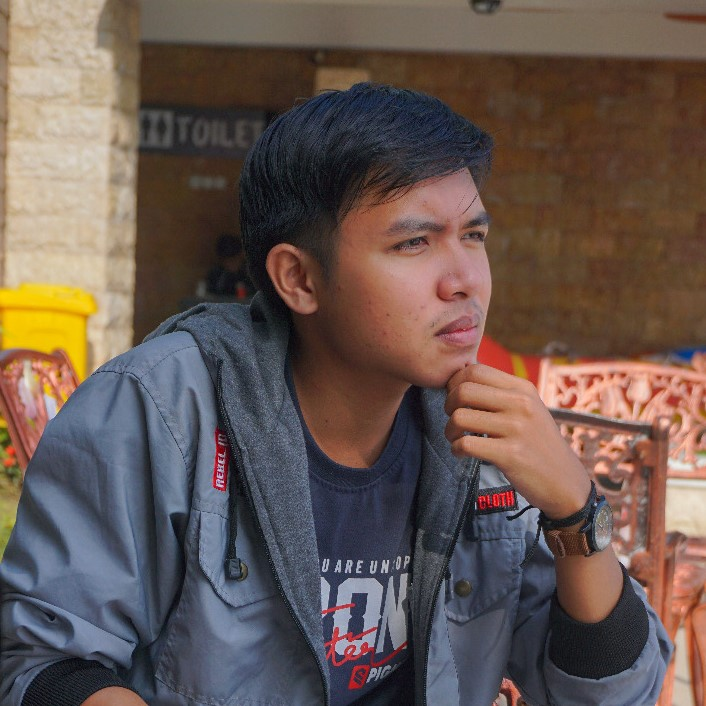
#> input picture data_testing/img.jpeg, 706 x 706 px, given in place of the camera
$ python main.py
#> lines starting #> are read from the running program, lines starting #| are printed output that depends on the picture; after the words box and inside, x2 and y2 are one past the last pixel; in counts of white or black regions, pixels touching at a corner belong together
import cv2
import winsound
#from controller.controller import *

face_cascade = cv2.CascadeClassifier('data\\xml\\cascade_face.xml')
mouth_cascade = cv2.CascadeClassifier('data\\xml\\haarcascade_mcs_mouth.xml')

count = 0

# Cahaya
threshold = 80

# Pesan teks
font = cv2.FONT_HERSHEY_DUPLEX #memanggil font opencv
org = (30, 30)
warna_font_pakai_masker = (255, 255, 255)
warna_font_tidak_pakai_masker = (0, 0, 255)
ketebalan = 2
ukuran_font = 1
weared_mask = "Terimakasih Sudah Memakai Masker"
not_weared_mask = "Tolong Kenakan Masker Anda"
title = "Pendeteksi Masker"

# mengambil video menggunakan webcam
capture =   cv2.VideoCapture(0)

while True:
    # mengatur frame
    ret, img = capture.read()#membaca gambar yang diperoleh dari video
#> img is the input picture: shape (706, 706, 3); mean B, G, R 81.1, 87.5, 103.6
    """
    - ret adalah variabel boolean yang kembali benar jika frame tersedia.
    - img adalah vektor array gambar yang diambil berdasarkan img default
        per detik yang didefinisikan secara eksplisit atau implisit
    """

    img = cv2.flip(img,1)
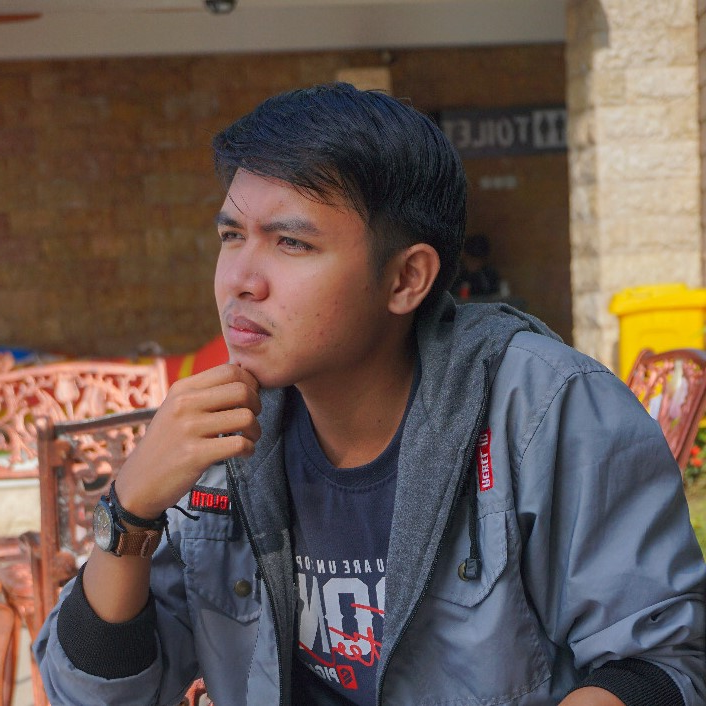
#> img: shape (706, 706, 3); mean B, G, R 81.1, 87.5, 103.6
    # array; 0 berarti membalik-balik sumbu x dan
    # nilai positif (misalnya, 1) berarti membalik-balik sumbu y.
    # Nilai negatif (misalnya, -1) berarti membalik-balik kedua sumbu.

    # konversi gambar
    gray = cv2.cvtColor(img, cv2.COLOR_BGR2GRAY)
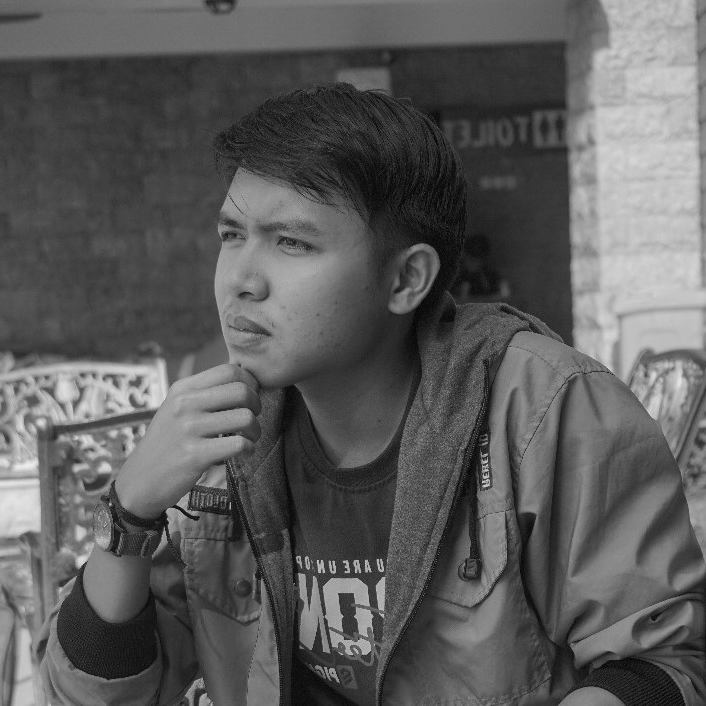
#> gray: shape (706, 706); min 0, max 237, mean 91.6
    # cvtColor pada opencv berfungsi untuk mengkonversi warna menjadi abu-abu dan img adalah
    # gambar yang akan dirubah warnanya

    # konversi hitam putih
    (thresh, black_and_white) = cv2.threshold(gray, threshold, 255, cv2.THRESH_BINARY)
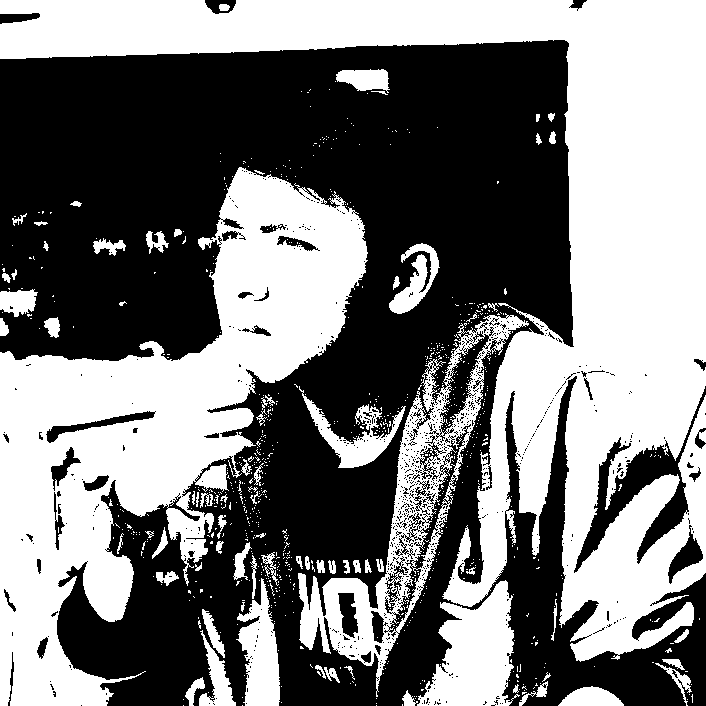
#> black_and_white: shape (706, 706); 48.2% white; 828 white regions (749 under 20 px), largest, box (x1, y1, x2, y2) and area: (0, 0, 706, 662) 122558, (0, 167, 368, 706) 77270, (298, 313, 529, 697) 14552
#> thresh = 80
    # cv2.threshold adalah fungsi untuk Thresholding, Binarization adalah proses mengubah
    # sebuah image kedalam bentuk binary, Untuk melakukan thresholding, image harus diconvert menjadi image grayscale.
    # cv2.threshold(gambar gray yg akan dideteksi, nilai treeshold, max nilai threeshold, tipe threshold)

    # pendeteksian wajah
    wajah = face_cascade.detectMultiScale(gray, 1.1, 3)
#> wajah = [[211, 534, 56, 56], [40, 451, 70, 70], [154, 478, 74, 74], [104, 336, 81, 81], [291, 32, 159, 159]]
    # detect multiscale inputnya berupa gambar yang telah diubah menjadi binary beserta scale factor dan minimal
    # tetangga pixel terdekat yg hampir mirip
    # cv.CascadeClassifier.detectMultiScale2(	image[, scaleFactor[, minNeighbors]]]]


    # pendeteksian wajah dengan skema hitam putih
    wajah_hitam_putih = face_cascade.detectMultiScale(black_and_white, 1.1, 3)
#> wajah_hitam_putih = ()
    # detect multiscale inputnya berupa gambar yang telah diubah menjadi binary beserta scale factor dan minimal
    # tetangga pixel terdekat yg hampir mirip
    # cv.CascadeClassifier.detectMultiScale2(	image[, scaleFactor[, minNeighbors]]]]

    """
    parameter detect multiscale
    - citra	Matriks tipe CV_8U yang berisi gambar di mana objek terdeteksi.
    - objek	Vektor persegi panjang di mana setiap persegi panjang berisi objek yang terdeteksi, persegi panjang mungkin sebagian di luar gambar asli.
    - scaleFactor	Parameter yang menentukan berapa banyak ukuran gambar dikurangi pada setiap skala gambar.
    - minNeighbors	Parameter yang menentukan berapa banyak tetangga setiap kandidat persegi panjang harus mempertahankannya.
    - flags	Parameter dengan arti yang sama untuk kaskade lama seperti dalam fungsi cvHaarDetectObjects. Ini tidak digunakan untuk kaskade baru.
    - minSize	Ukuran objek minimum yang mungkin. Objek yang lebih kecil dari itu diabaikan.
    - maxSize	Ukuran objek maksimum yang mungkin. Objek yang lebih besar dari itu diabaikan. Jika model dievaluasi dalam skala tunggal.maxSize == minSize
    """


    if(len(wajah) == False and len(wajah_hitam_putih) == False):
        cv2.putText(img, ".", org, font, ukuran_font, warna_font_pakai_masker, ketebalan, cv2.LINE_AA)
    elif(len(wajah) == False and len(wajah_hitam_putih) == True):
        #doorAutomate(0)
        # It has been observed that for white mask covering mouth, with gray image face prediction is not happening
        cv2.putText(img, weared_mask, org, font, ukuran_font, warna_font_pakai_masker, ketebalan, cv2.LINE_AA)
    else:
        # tanda persegi di wajah
        for (x, y, w, h) in wajah:
            cv2.rectangle(img, (x, y), (x + w, y + h), (255, 255, 255), 2)
            roi_gray = gray[y:y + h, x:x + w]
            roi_color = img[y:y + h, x:x + w]

            # pendeteksi mulut
            mulut = mouth_cascade.detectMultiScale(gray, 1.1, 3)
#> this loop made 5 passes
#> pass 1, `roi_color = img[y:y + h, x:x + w]`:
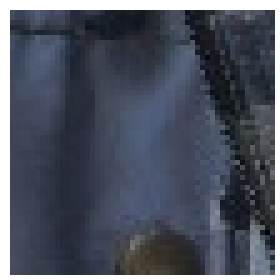
#> roi_color: shape (56, 56, 3) (shown 5 times larger); mean B, G, R 97.3, 83.9, 78.4
#> pass 2, `roi_gray = gray[y:y + h, x:x + w]`:
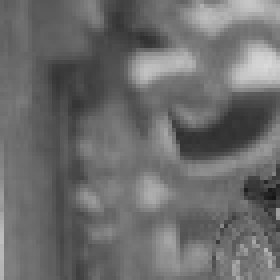
#> roi_gray: shape (70, 70) (shown 4 times larger); min 21, max 217, mean 108
#> pass 2, `roi_color = img[y:y + h, x:x + w]`:
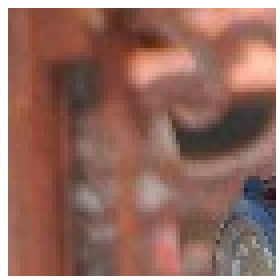
#> roi_color: shape (70, 70, 3) (shown 4 times larger); mean B, G, R 98, 108.6, 148.9
#> after the loop:
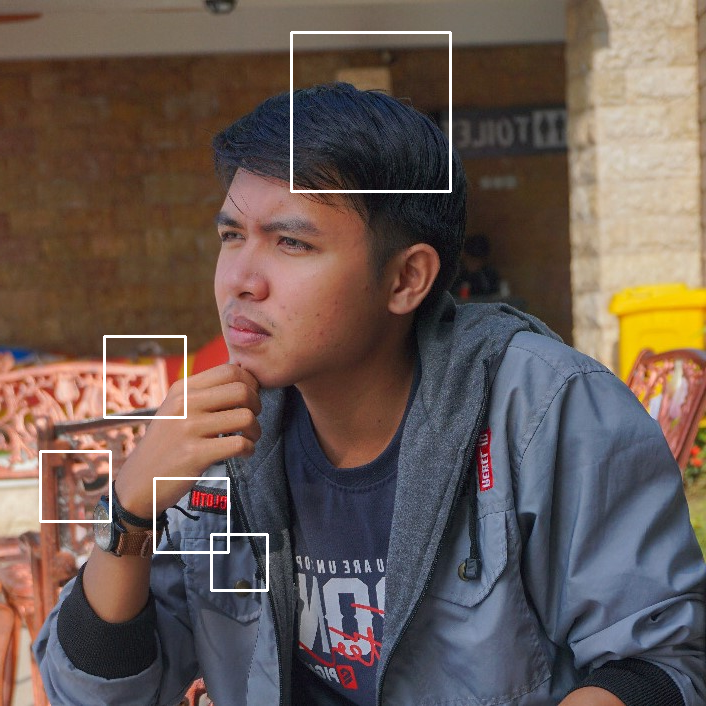
#> img: shape (706, 706, 3); 1.05% of pixels changed, all inside (x1, y1, x2, y2) = (39, 31, 452, 592)

        # kondisi ketika mulut tidak terdeteksi maka diasumsikan orang
        # tersebut memakai beserta masker
        if(len(mulut) == False):
            # doorAutomate(0)
            cv2.putText(img, weared_mask, org, font, ukuran_font, warna_font_pakai_masker, ketebalan, cv2.LINE_AA)
        else:
            for (mx, my, mw, mh) in mulut:
                if(y < my < y + h):
                    cv2.putText(img, not_weared_mask, org, font, ukuran_font, warna_font_tidak_pakai_masker, ketebalan, cv2.LINE_AA)
                    cv2.rectangle(img, (mx, my), (mx + mh, my + mw), (0, 0, 255), 3)
                    winsound.PlaySound('sound/alert.wav', winsound.SND_FILENAME)
                    new_image = cv2.putText(
                                            img = img,
                                            text = "Gambar Disimpan",
                                            org = (200, 200),
                                            fontFace = cv2.FONT_HERSHEY_DUPLEX,
                                            fontScale = 1.0,
                                            color = (125, 246, 55),
                                            thickness = 3
                                            )
                    file = 'C:/test/data'+str(count)+'.jpg'
                    cv2.imwrite(file, img)
                    count +=1
                    break
#> this loop made 7 passes
#> (mx, my, mw, mh) on passes 1 to 7: (222, 606, 45, 27), (233, 285, 45, 27), (205, 220, 61, 37), (213, 320, 65, 39), (424, 589, 68, 41), (248, 210, 108, 65), (163, 394, 121, 73)
#> after the loop, count = 0

    # fungsi menampilkan dan exit
    cv2.imshow(title, img)
    keyCode = cv2.waitKey(1)
#> (key Esc is pressed here)
    if cv2.getWindowProperty(title, cv2.WND_PROP_VISIBLE) < 1:
        break

# exit
capture.release()
cv2.destroyAllWindows()

$ run again, on data_testing/objek.jpg
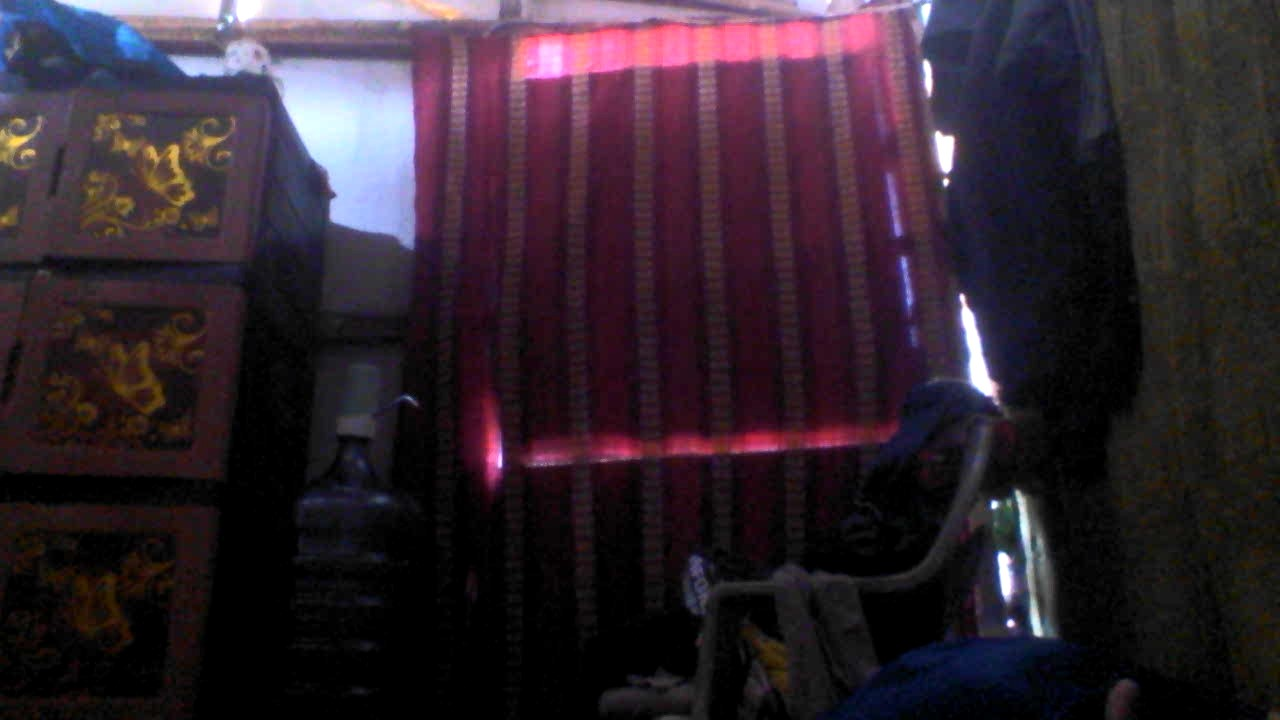
#> input picture data_testing/objek.jpg, 1280 x 720 px, given in place of the camera
#> img is the input picture: shape (720, 1280, 3); mean B, G, R 47.1, 37.3, 50.3
#> `gray = cv2.cvtColor(img, cv2.COLOR_BGR2GRAY)`:
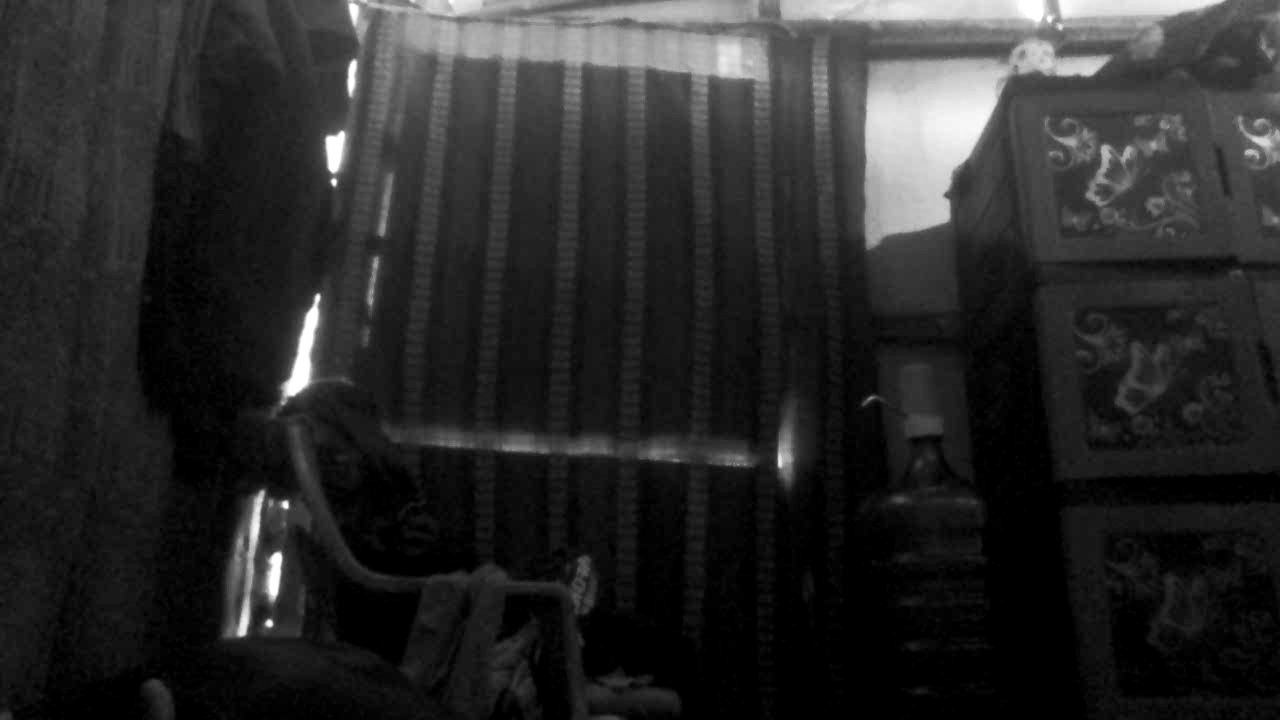
#> gray: shape (720, 1280); min 0, max 255, mean 42.3
#> `(thresh, black_and_white) = cv2.threshold(gray, threshold, 255, cv2.TH..`:
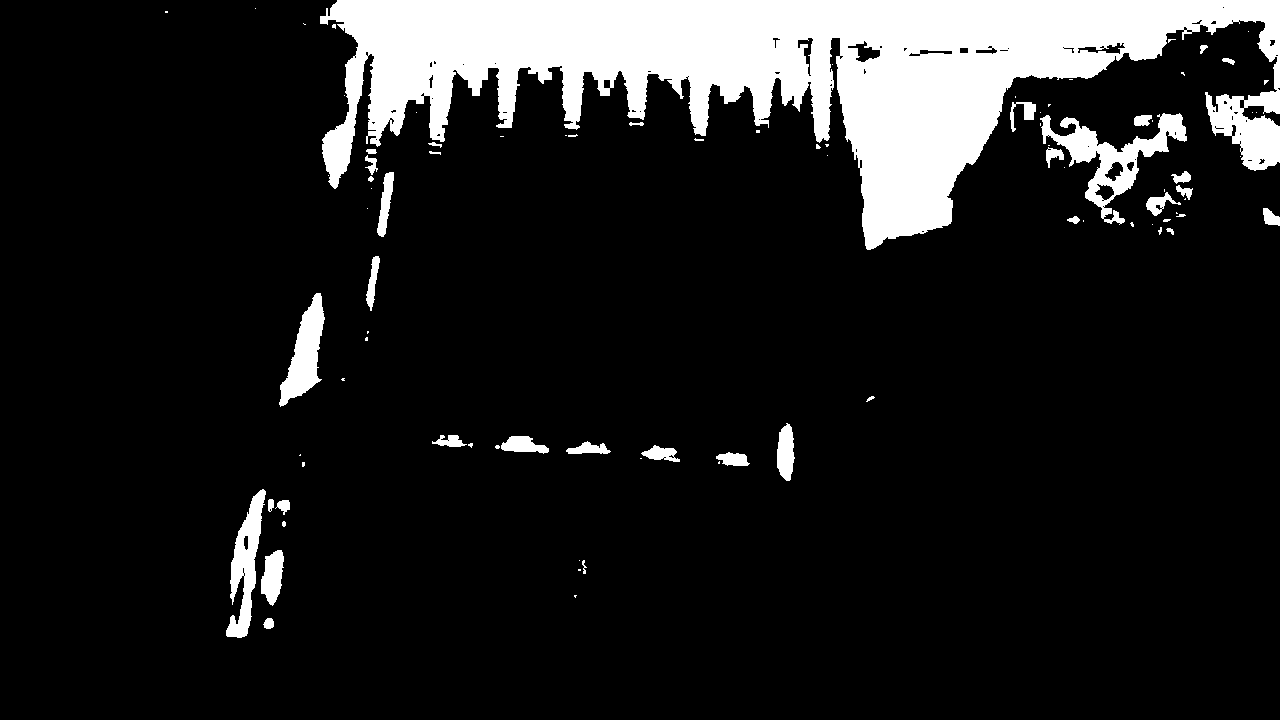
#> black_and_white: shape (720, 1280); 12.8% white; 90 white regions (52 under 20 px), largest, box (x1, y1, x2, y2) and area: (320, 0, 1280, 250) 100943, (1040, 113, 1187, 225) 4490, (226, 489, 266, 638) 2575
#> thresh = 80
#> wajah = ()
